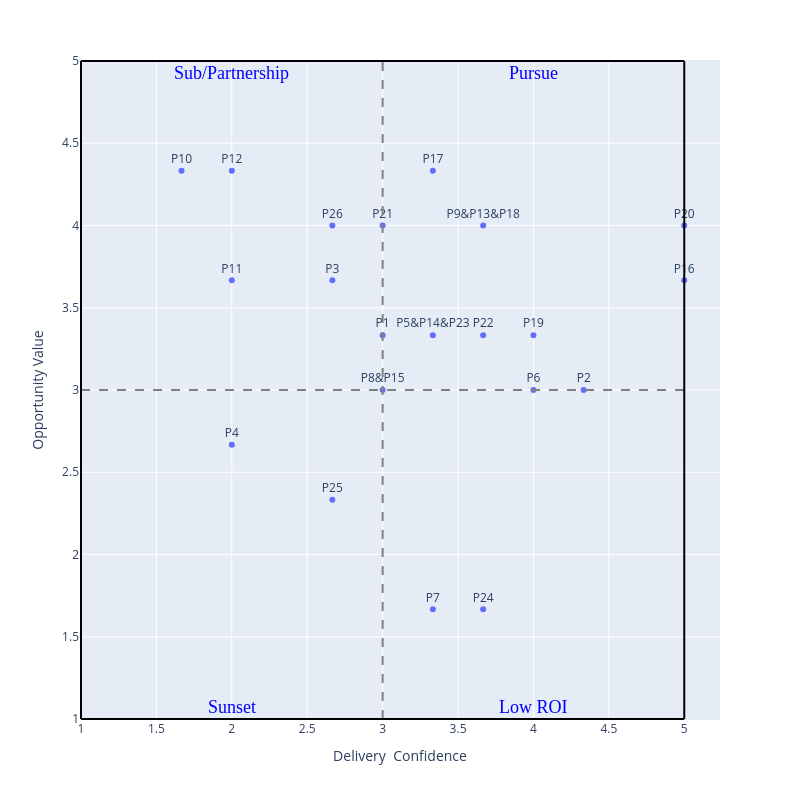

The notebook cell this image was saved under:
### Code cell
def quadrant(df):

    # Step 3: Create Magic Quadrant chart
    fig = px.scatter(
        df,
        x="Delivery  Confidence ",
        y="Opportunity Value ",
        text="PID",
        width=800,
        height=800
    )

    # Add quadrant lines at midpoint (3)
    fig.add_shape(type="line", x0=3, y0=1, x1=3, y1=5, line=dict(color="gray", dash="dash"))
    fig.add_shape(type="line", x0=1, y0=3, x1=5, y1=3, line=dict(color="gray", dash="dash"))

    fig.add_shape(type="line", x0=1, y0=1, x1=1, y1=5, line=dict(color="black"))
    fig.add_shape(type="line", x0=1, y0=1, x1=5, y1=1, line=dict(color="black"))
    fig.add_shape(type="line", x0=5, y0=1, x1=5, y1=5, line=dict(color="black"))
    fig.add_shape(type="line", x0=1, y0=5, x1=5, y1=5, line=dict(color="black"))

    fig.add_annotation(x=4, y=5, xanchor="center", yanchor="top", text="Pursue", showarrow=False, font=dict(family="Helvetica Bold",size=18, color="blue"))
    fig.add_annotation(x=2, y=5, xanchor="center", yanchor="top",  text="Sub/Partnership", showarrow=False, font=dict(family="Helvetica Bold",size=18, color="blue"))
    fig.add_annotation(x=2, y=1, xanchor="center", yanchor="bottom", text="Sunset", showarrow=False, font=dict(family="Helvetica Bold",size=18, color="blue"))
    fig.add_annotation(x=4, y=1, xanchor="center", yanchor="bottom", text="Low ROI", showarrow=False, font=dict(family="Helvetica Bold",size=18, color="blue"))

    # Adjust text labels
    fig.update_traces(textposition="top center")

 
    return fig

magic_q = quadrant(df_grouped)

magic_q.show()

### Figure 1 — Plotly figure (JSON) as saved in the notebook; plotly's stock layout.template omitted (floating-point values rounded to 4 significant figures)
{"data": [{"hovertemplate": "Delivery  Confidence =%{x}<br>Opportunity Value =%{y}<br>PID=%{text}<extra></extra>", "legendgroup": "", "marker": {"color": "#636efa", "symbol": "circle"}, "mode": "markers+text", "name": "", "orientation": "v", "showlegend": false, "text": ["P7", "P24", "P25", "P4", "P8&P15", "P6", "P2", "P1", "P5&P14&P23", "P22", "P19", "P11", "P3", "P16", "P26", "P21", "P9&P13&P18", "P20", "P10", "P12", "P17"], "textposition": "top center", "type": "scatter", "x": [3.333, 3.667, 2.667, 2.0, 3.0, 4.0, 4.333, 3.0, 3.333, 3.667, 4.0, 2.0, 2.667, 5.0, 2.667, 3.0, 3.667, 5.0, 1.667, 2.0, 3.333], "xaxis": "x", "y": [1.667, 1.667, 2.333, 2.667, 3.0, 3.0, 3.0, 3.333, 3.333, 3.333, 3.333, 3.667, 3.667, 3.667, 4.0, 4.0, 4.0, 4.0, 4.333, 4.333, 4.333], "yaxis": "y"}], "layout": {"annotations": [{"font": {"color": "blue", "family": "Helvetica Bold", "size": 18}, "showarrow": false, "text": "Pursue", "x": 4, "xanchor": "center", "y": 5, "yanchor": "top"}, {"font": {"color": "blue", "family": "Helvetica Bold", "size": 18}, "showarrow": false, "text": "Sub/Partnership", "x": 2, "xanchor": "center", "y": 5, "yanchor": "top"}, {"font": {"color": "blue", "family": "Helvetica Bold", "size": 18}, "showarrow": false, "text": "Sunset", "x": 2, "xanchor": "center", "y": 1, "yanchor": "bottom"}, {"font": {"color": "blue", "family": "Helvetica Bold", "size": 18}, "showarrow": false, "text": "Low ROI", "x": 4, "xanchor": "center", "y": 1, "yanchor": "bottom"}], "height": 800, "legend": {"tracegroupgap": 0}, "margin": {"t": 60}, "shapes": [{"line": {"color": "gray", "dash": "dash"}, "type": "line", "x0": 3, "x1": 3, "y0": 1, "y1": 5}, {"line": {"color": "gray", "dash": "dash"}, "type": "line", "x0": 1, "x1": 5, "y0": 3, "y1": 3}, {"line": {"color": "black"}, "type": "line", "x0": 1, "x1": 1, "y0": 1, "y1": 5}, {"line": {"color": "black"}, "type": "line", "x0": 1, "x1": 5, "y0": 1, "y1": 1}, {"line": {"color": "black"}, "type": "line", "x0": 5, "x1": 5, "y0": 1, "y1": 5}, {"line": {"color": "black"}, "type": "line", "x0": 1, "x1": 5, "y0": 5, "y1": 5}], "width": 800, "xaxis": {"anchor": "y", "domain": [0, 1], "title": {"text": "Delivery  Confidence "}}, "yaxis": {"anchor": "x", "domain": [0, 1], "title": {"text": "Opportunity Value "}}}}
